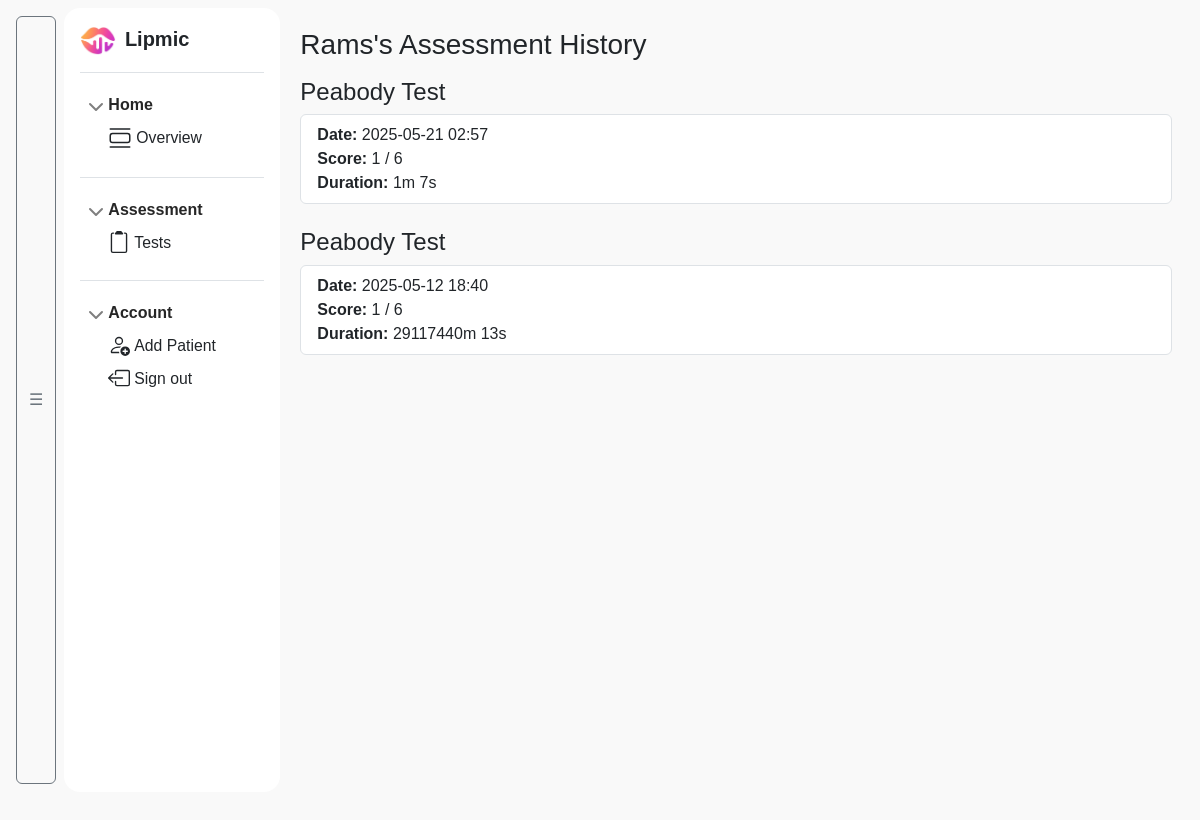
The app's page /console/patient/1 (signed in) with its own data.
### board/models.py (models this page shows, shortened)
class Patient(db.Model):
    __tablename__ = 'patient'
    id = db.Column(db.Integer, primary_key=True)
    name = db.Column(db.String(100), nullable=False)
    age = db.Column(db.String(100), nullable=False)
    sex = db.Column(db.String(25), nullable=False)
    address = db.Column(db.String(100), nullable=False)
    dob = db.Column(db.String(100), nullable=False)
    religion = db.Column(db.String(100), nullable=False)
    diagnosis = db.Column(db.String(100), nullable=False)
    doe = db.Column(db.String(100), nullable=False)
    precautions = db.Column(db.String(100), nullable=False)
    current_medication = db.Column(db.String(100), nullable=False)
    emergency_person = db.Column(db.String(100), nullable=False)
    contact_no = db.Column(db.String(100), nullable=False)
    alt_contact_no = db.Column(db.String(100), nullable=False)
    grade_level = db.Column(db.String(100), nullable=False)
    father_name = db.Column(db.String(100), nullable=False)
    father_contact_no = db.Column(db.String(100), nullable=False)
    father_med_history = db.Column(db.String(100), nullable=False)
    mother_name = db.Column(db.String(100), nullable=False)
    mother_contact_no = db.Column(db.String(100), nullable=False)
    mother_med_history = db.Column(db.String(100), nullable=False)
    sibling = db.Column(db.String(100), nullable=False)
    sibling_med_history = db.Column(db.String(100), nullable=False)
    complication_preg = db.Column(db.String(100), nullable=False)
    med_taken = db.Column(db.String(100), nullable=False)
    duration_med_taken = db.Column(db.String(100), nullable=False)
    typeOfDelivery = db.Column(db.String(100), nullable=False)
    complication_deli = db.Column(db.String(100), nullable=False)
    birth_weight = db.Column(db.String(100), nullable=False)
    birth_problem = db.Column(db.String(100), nullable=False)
    medication = db.Column(db.String(100), nullable=False)
    immunization = db.Column(db.String(100), nullable=False)
    effects = db.Column(db.String(100), nullable=False)
    gms_0 = db.Column(db.String(100), nullable=False)
    gms_1 = db.Column(db.String(100), nullable=False)
    gms_2 = db.Column(db.String(100), nullable=False)
    gms_3 = db.Column(db.String(100), nullable=False)
    gms_4 = db.Column(db.String(100), nullable=False)
    gms_5 = db.Column(db.String(100), nullable=False)
    gms_6 = db.Column(db.String(100), nullable=False)
    gms_7 = db.Column(db.String(100), nullable=False)
    gms_8 = db.Column(db.String(100), nullable=False)
    gms_9 = db.Column(db.String(100), nullable=False)
    gms_10 = db.Column(db.String(100), nullable=False)
    fms_0 = db.Column(db.String(100), nullable=False)
    fms_1 = db.Column(db.String(100), nullable=False)
    fms_2 = db.Column(db.String(100), nullable=False)
    fms_3 = db.Column(db.String(100), nullable=False)
    fms_4 = db.Column(db.String(100), nullable=False)
    fms_5 = db.Column(db.String(100), nullable=False)
    fms_6 = db.Column(db.String(100), nullable=False)
    fms_7 = db.Column(db.String(100), nullable=False)
    fms_8 = db.Column(db.String(100), nullable=False)
    fms_9 = db.Column(db.String(100), nullable=False)
    adl_0 = db.Column(db.String(100), nullable=False)
    adl_1 = db.Column(db.String(100), nullable=False)
    adl_2 = db.Column(db.String(100), nullable=False)
    adl_3 = db.Column(db.String(100), nullable=False)
    adl_4 = db.Column(db.String(100), nullable=False)
    adl_5 = db.Column(db.String(100), nullable=False)
    adl_6 = db.Column(db.String(100), nullable=False)
    cog_0 = db.Column(db.String(100), nullable=False)
    cog_1 = db.Column(db.String(100), nullable=False)
    cog_2 = db.Column(db.String(100), nullable=False)
    cog_3 = db.Column(db.String(100), nullable=False)
    cog_4 = db.Column(db.String(100), nullable=False)
    cog_5 = db.Column(db.String(100), nullable=False)
    cog_6 = db.Column(db.String(100), nullable=False)
    omd_0 = db.Column(db.String(100), nullable=False)
    omd_1 = db.Column(db.String(100), nullable=False)
    omd_2 = db.Column(db.String(100), nullable=False)
    omd_3 = db.Column(db.String(100), nullable=False)
    omd_4 = db.Column(db.String(100), nullable=False)
    omd_5 = db.Column(db.String(100), nullable=False)
    omd_6 = db.Column(db.String(100), nullable=False)
    omd_7 = db.Column(db.String(100), nullable=False)
    omd_8 = db.Column(db.String(100), nullable=False)
    omd_9 = db.Column(db.String(100), nullable=False)
    slp_id = db.Column(db.Integer, db.ForeignKey('slp.id'), nullable=False)
    sessions = db.relationship('AssessmentResult', backref='patient', lazy=True)

class AssessmentResult(db.Model):
    __tablename__ = 'assessment_results'
    id = db.Column(db.Integer, primary_key=True)
    assessment_type = db.Column(db.String(50), nullable=False)  # e.g., 'peabody', 'naming'
    patient_id = db.Column(db.Integer, db.ForeignKey('patient.id'), nullable=False)
    date_taken = db.Column(db.DateTime, default=datetime.utcnow)
    answers = db.Column(db.JSON, nullable=False)  # { "prompt": ..., "predicted": ..., "correct": ... }
    score = db.Column(db.Integer, nullable=False)
    duration = db.Column(db.Integer, nullable=True)

### board/pages.py (the view)
@bp.route('/console/patient/<int:patient_id>')
@login_required
def patient_dashboard(patient_id):
    patient = Patient.query.get_or_404(patient_id)
    if patient.slp_id != current_user.id:
        abort(403)
    results = AssessmentResult.query.filter_by(patient_id=patient.id).order_by(AssessmentResult.date_taken.desc()).all()
    return render_template("pages/lipmic-console/patient_dashboard.html", patient=patient, results=results)

### board/__init__.py (called while the page is built)
def create_app():
    app = Flask(__name__)
    app.secret_key = os.getenv('FLASK_SECRET_KEY')
    app.config['SQLALCHEMY_DATABASE_URI'] = 'sqlite:///' + os.path.join(app.instance_path, 'app.db')
    app.config['SQLALCHEMY_TRACK_MODIFICATIONS'] = False
    db.init_app(app)
    migrate = Migrate(app, db)
    login_manager.init_app(app)
    from board.pages import bp
    app.register_blueprint(bp)
    @login_manager.user_loader
    def load_user(user_id):
        return SLP.query.get(int(user_id))
    login_manager.login_view = 'pages.login'  # redirect if not logged in
    return app

### board/templates/pages/lipmic-console/patient_dashboard.html (shortened to what this page needs)
{% extends 'base-console.html' %}
{% block content %}
<h3 class="mb-3">{{ patient.name }}'s Assessment History</h3>
  {% for result in results %}
    <h4>{{ result.assessment_type | capitalize }} Test</h4>
    <ul class="list-group mb-4">
      <li class="list-group-item">
        <strong>Date:</strong> {{ result.date_taken.strftime('%Y-%m-%d %H:%M') }}<br>
        <strong>Score:</strong> {{ result.score }} / {{ result.answers | length }}<br>
        <strong>Duration:</strong>
          {% if result.duration %}
            {{ (result.duration // 60) }}m {{ (result.duration % 60) }}s
          {% else %}
            N/A
          {% endif %}
      </li>
    </ul>
  {% else %}
    <p>No results found.</p>
  {% endfor %}
{% endblock %}

### board/static/css/body-console.css (style rules this page uses)
html, body { margin: 0; padding: 0; scroll-behavior: smooth; scroll-padding-top: 64px; overflow: hidden; height: -webkit-fill-available; }
body { font-family: 'Segoe UI', sans-serif; background-color: #f9f9f9; min-height: 100vh; min-height: -webkit-fill-available; }

### board/static/css/about.css (style rules this page uses)
body { font-family: 'Arial', sans-serif; }

### records on screen
Patient: name "Rams"
AssessmentResult: assessment_type "Peabody", date_taken "2025-05-21 02:57", score "1", answers|length "6", duration "1", (result.duration%60) "7"
AssessmentResult: assessment_type "Peabody", date_taken "2025-05-12 18:40", score "1", answers|length "6", duration "29117440", (result.duration%60) "13"
